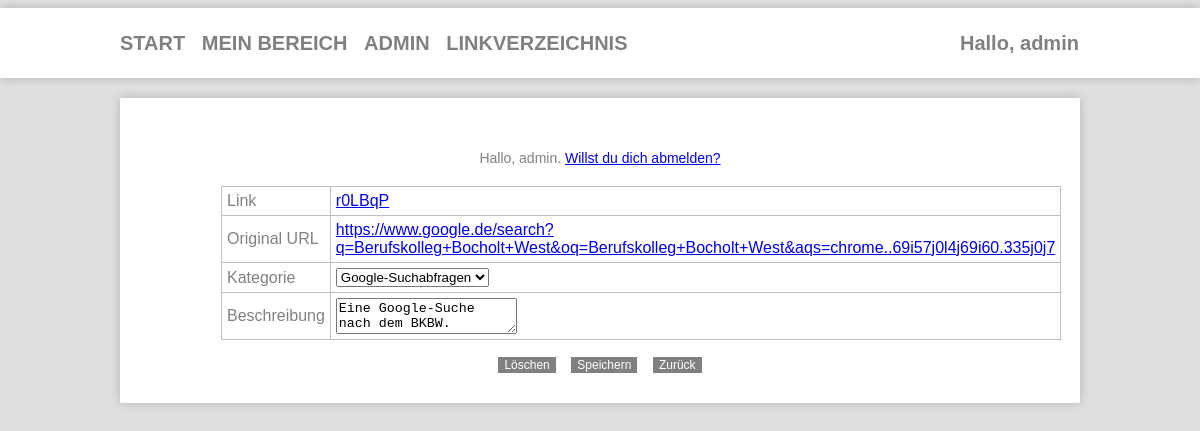
The app's page /edit.php?id=108&from=admin (signed in) with its own data.
### tables this page shows
CREATE TABLE IF NOT EXISTS `tbl_urls` (
  `URL_ID` int(11) NOT NULL,
  `Benutzer_NR` int(11) NOT NULL,
  `Kategorie_NR` int(11) NOT NULL,
  `URL_short` varchar(60) NOT NULL,
  `URL_original` varchar(2000) NOT NULL,
  `URL_Beschreibung` varchar(300) NOT NULL,
  `URL_Datum` int(11) NOT NULL,
  `URL_Klicks` int(11) NOT NULL DEFAULT '0'
);

### inc/Listen.php (called while the page is built, shortened)
<?php
function getLinkById($dbc, $urlId)
{
	$selectLinkQry = $dbc->prepare("SELECT * FROM tbl_urls WHERE URL_ID = :id");
	$selectLinkQry->bindParam(":id", $urlId);
	$selectLinkQry->execute();
	return $selectLinkQry->fetch();
}
function getAllCategories($dbc)
{
	$selectCatsQry = $dbc->query("SELECT * FROM tbl_kategorien");
	return $selectCatsQry->fetchAll();
}
?>

### edit.php (the view, shortened to what this page needs)
<?php
	require_once "./inc/dbc.inc.php";
	require_once "./inc/Listen.php";
	$Link = getLinkById($dbc, $_GET['id']);
?>
<html>
	<head>
		<link rel="stylesheet" href="stylesheet.css">
	</head>
	<body>
		<header>
			<div id = "nav-bar-links">
				<div>
					<a href = "index.php"> <b> START &nbsp </b> </a>
					<a href = "bereich.php"> <b> MEIN BEREICH &nbsp</b> </a>
					<?php
					if(isset($_SESSION['isAdmin']) && $_SESSION['isAdmin'])
					{
						echo '<a href = "admin.php"> <b> ADMIN &nbsp</b> </a>';
						echo '<a href = "admin_suche.php"> <b> LINKVERZEICHNIS &nbsp</b> </a>';
					}
					?>
				</div>
				<div style = "left: 80%;">
				<?php
				if(isset($_SESSION['username']))
				{
					echo '<a href="bereich.php"><b>Hallo, ' . $_SESSION['username'] . '</b></a>';
				}
				else
				{
					echo '<a href = "login.php"><b>ANMELDEN</b></a>';
				}
				?>
				</div>
			</div>
		</header>
			<div id = "inhalt">
				<br>
				<br>
				<div id = "ueberschrift">
				<?php
					echo "Hallo, " . $_SESSION['username'] . ".";
				?>
				<a href="login.php?logout">Willst du dich abmelden?</a>
				</div>
					<form method="POST">
						<div id = "inhalt-table">
							<table class="demo">
									<tr class="noborder">
										<td>Link</td>
											<?php
													echo "<td><a href='/?c=". $Link['URL_short'] ."'>" . $Link['URL_short'] . "</a></td>";
											?>
									</tr>
									<tr class="noborder">
										<td>Original URL</td>
											<?php
												echo "<td><a href='". $Link['URL_original'] ."'>" . $Link['URL_original'] . "</td>";
											?>
									</tr>
									<tr class="noborder">
										<td>Kategorie</td>
										<td>
											<select name="catSelect" size="0" id="catSelect">
												<?php
													$allCats = getAllCategories($dbc);
														foreach($allCats as $cat)
														{
															if($Link['Kategorie_NR'] == $cat['Kategorie_ID'])
															{
																echo '<option value="'.$cat['Kategorie_ID'].'" selected>'.$cat['Kategorie_Bezeichnung'].'</option>';
															}
															else
															{
																echo '<option value="'.$cat['Kategorie_ID'].'">'.$cat['Kategorie_Bezeichnung'].'</option>';
															}
														}
												?>
											</select>
									</tr>
									<tr class="noborder">
										<td>Beschreibung</td>
										<td>
											<textarea name="beschreibung"><?= $Link['URL_Beschreibung']; ?></textarea>
										</td>
									</tr>
							</table>
							<br><br>
							<input class="btn btn-small" type = "submit" name="delete" value = "L&ouml;schen">&nbsp&nbsp&nbsp
							<input class="btn btn-small" type = "submit" name="edit" value = "Speichern">&nbsp&nbsp&nbsp
						</form>
						<?php
							if(isset($_GET['from']) && $_GET['from'] == "admin")
							{
								echo '<form class="inlineForm" action="admin_suche.php">';
							}
							else
							{
								echo '<form class="inlineForm" action="bereich.php">';
							}
						?>
								<input type="submit" class="btn btn-small" value="Zur&uuml;ck">
						</form>
					</div>
			<br>
	</body>

### stylesheet.css (style rules this page uses)
* { -webkit-box-sizing: border-box; -moz-box-sizing: border-box; box-sizing: border-box; }
body { background: #dfdfdf; font-family: Arial; font-size: 14px; color: gray; margin-left: auto; margin-right: auto; }
header { background: #fff; width: 100%; height: 70px; margin-left: auto; margin-right: auto; -webkit-box-shadow: 0 0 10px rgba(0, 0, 0, 0.2); box-shadow: 0 0 10px rgba(0, 0, 0, 0.2); }
#inhalt { margin-top: 20px; background: #fff; width: 80%; margin-left: auto; margin-right: auto; -webkit-box-shadow: 0 0 10px rgba(0, 0, 0, 0.2); box-shadow: 0 0 10px rgba(0, 0, 0, 0.2); text-align: left; }
#inhalt-table { border-collapse: collapse; margin-top: 20px; background: #fff; width: 80%; text-align: center; margin-left: auto; margin-right: auto; }
#ueberschrift { margin-top: 20px; background: #fff; width: 80%; margin-left: auto; margin-right: auto; text-align: center; }
#nav-bar-links { width: 80%; font-size: 20px; margin-left: auto; margin-right: auto; }
#nav-bar-links a { text-decoration: none; color: gray; margin: 0 auto; line-height: 70px; }
#nav-bar-links div { display: inline; position: absolute; }
table { display: inline; }
.noborder { border:0px solid white !important; width: 20%; }
.demo { border-collapse:collapse; padding:5px; }
.demo td { border:1px solid #C0C0C0; padding:5px; }
.btn { font-family: Arial; color: #ffffff; font-size: 20px; background: gray; text-decoration: none; border : 0; }
.btn-small { font-size: 12px; padding: 1px 6px; }
.inlineForm { display: inline; }

### records on screen
tbl_urls: URL_short "r0LBqP", URL_original "https://www.google.de/search?q=Berufskolleg+Bocholt+West&oq=Berufskolleg+Bocholt+West&aqs=chrome..69i57j0l4j69i60.335j0j7", beschreibung "Eine Google-Suche nach dem BKBW."

### other values on screen
$_SESSION['username'] "admin"
form field catSelect "Google-Suchabfragen"
